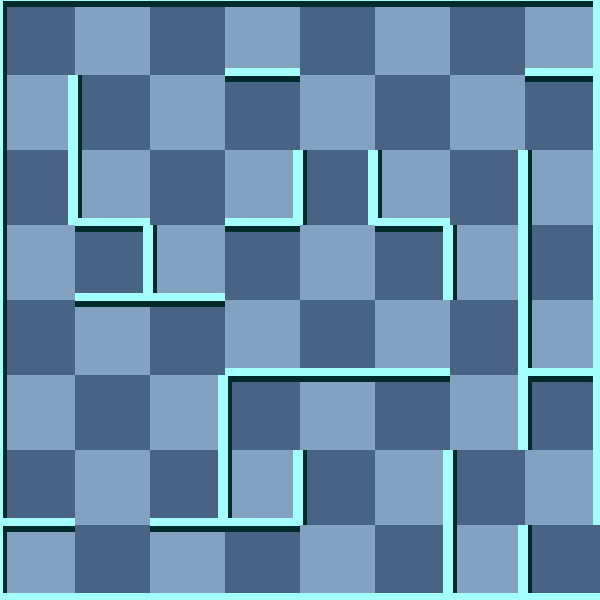

This game map was drawn from its Tiled (.tmx) file and the tilesets committed beside it. A one-line description and the trimmed map source follow:
An orthogonal 8x8 tile map with 75x75 px tiles, 2 tile layers (background, 块层 1) and 3 objects (Exit, Player, RedMummy).

<map version="1.0" orientation="orthogonal" width="8" height="8" tilewidth="75" tileheight="75">
 <tileset firstgid="1" name="wall" tilewidth="75" tileheight="75">
  <image source="gfx/wall.png" width="300" height="375" />
  <tile id="0">
   <properties>
    <property name="ValOfWall" value="0" />
   </properties>
  </tile>
  <tile id="1">
   <properties>
    <property name="ValOfWall" value="1" />
   </properties>
  </tile>
  <tile id="2">
   <properties>
    <property name="ValOfWall" value="2" />
   </properties>
  </tile>
  <tile id="3">
   <properties>
    <property name="ValOfWall" value="3" />
   </properties>
  </tile>
  <tile id="4">
   <properties>
    <property name="ValOfWall" value="4" />
   </properties>
  </tile>
  <tile id="5">
   <properties>
    <property name="ValOfWall" value="5" />
   </properties>
  </tile>
  <tile id="6">
   <properties>
    <property name="ValOfWall" value="6" />
   </properties>
  </tile>
  <tile id="7">
   <properties>
    <property name="ValOfWall" value="7" />
   </properties>
  </tile>
  <tile id="8">
   <properties>
    <property name="ValOfWall" value="8" />
   </properties>
  </tile>
  <tile id="9">
   <properties>
    <property name="ValOfWall" value="9" />
   </properties>
  </tile>
  <tile id="10">
   <properties>
    <property name="ValOfWall" value="10" />
   </properties>
  </tile>
  <tile id="11">
   <properties>
    <property name="ValOfWall" value="11" />
   </properties>
  </tile>
  <tile id="12">
   <properties>
    <property name="ValOfWall" value="12" />
   </properties>
  </tile>
  <tile id="13">
   <properties>
    <property name="ValOfWall" value="13" />
   </properties>
  </tile>
  <tile id="14">
   <properties>
    <property name="ValOfWall" value="14" />
   </properties>
  </tile>
  <tile id="15">
   <properties>
    <property name="ValOfWall" value="15" />
   </properties>
  </tile>
  <tile id="18">
   <properties>
    <property name="ValOfWall" value="-1" />
   </properties>
  </tile>
 </tileset>
 <layer name="background" width="8" height="8">
  <data>[64 cells, 64 non-empty, 2 distinct tile ids]</data>
 </layer>
 <layer name="块层 1" width="8" height="8">
  <data>[64 cells, 64 non-empty, 15 distinct tile ids]</data>
 </layer>
 <objectgroup name="对象层 1" width="8" height="8">
  <object name="Exit" x="600" y="525" />
  <object name="Player" x="75" y="450">
   <properties>
    <property name="value" value="1" />
   </properties>
  </object>
  <object name="RedMummy" x="225" y="375">
   <properties>
    <property name="value" value="21" />
   </properties>
  </object>
 </objectgroup>
</map>
